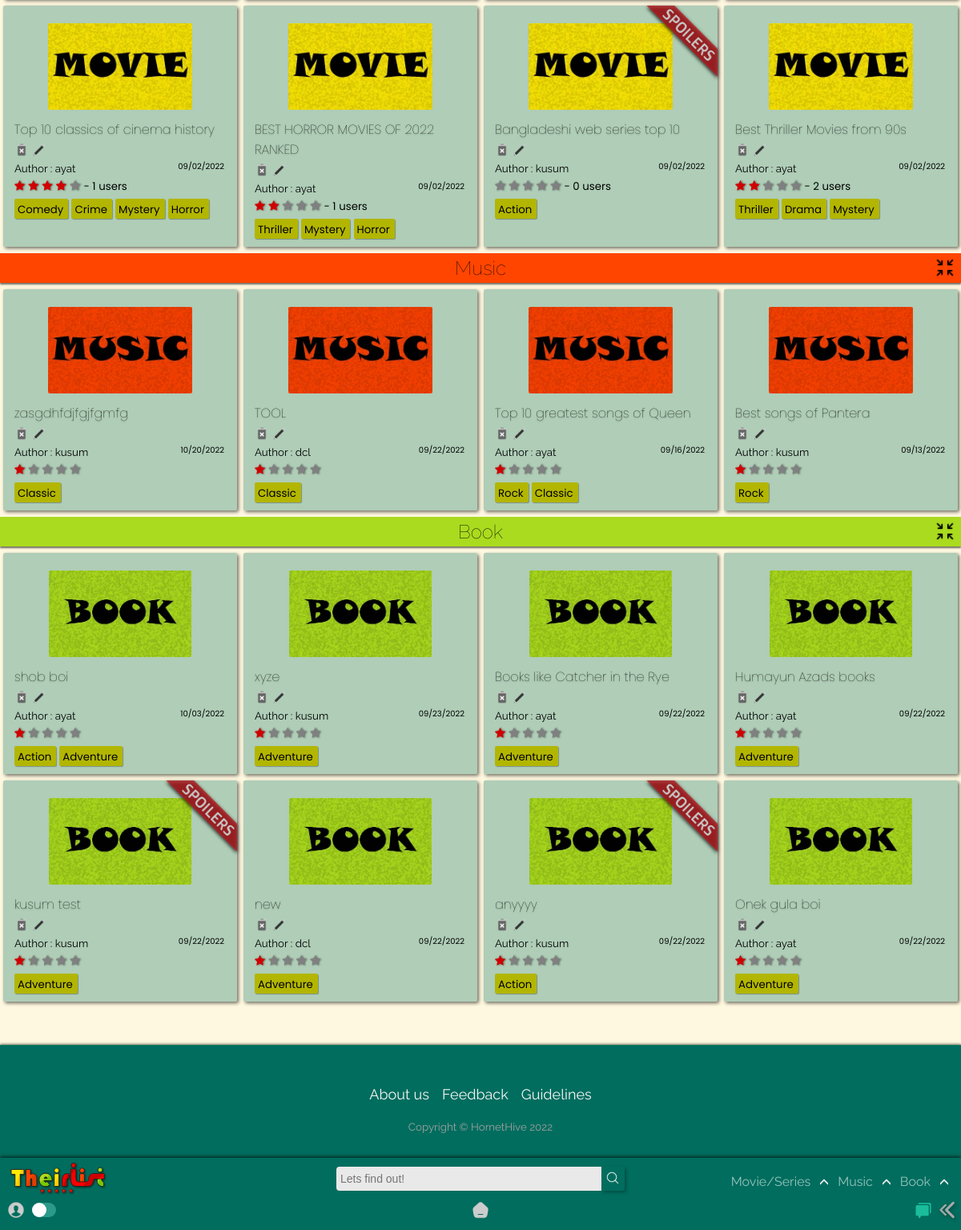
/home/all (lower part), run on an earlier commit of the app's database.
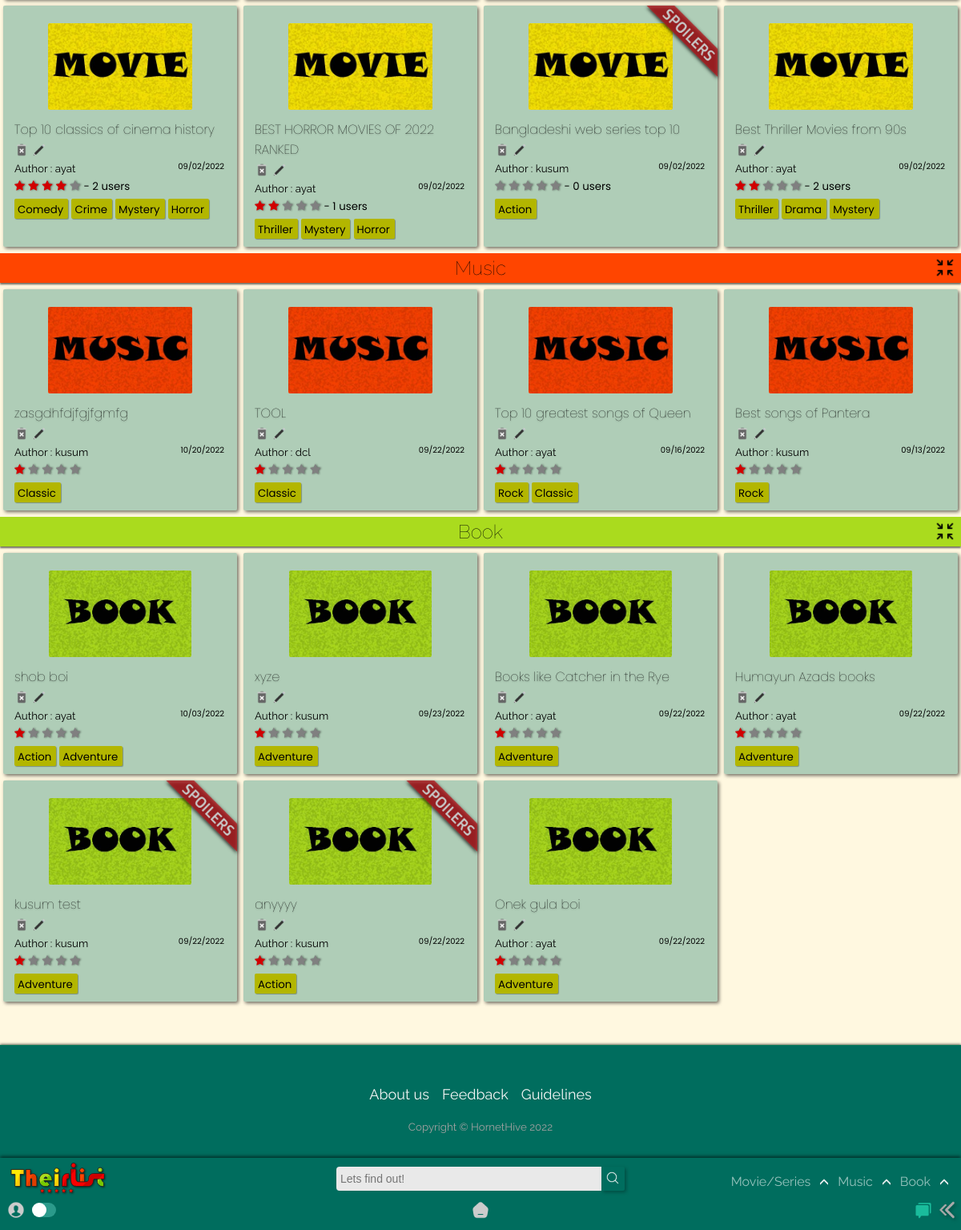
And on a later commit of the database.
### app/models.py (models this page shows, shortened)
class List(models.Model):
    title = models.CharField(max_length=120)
    genre = models.ManyToManyField('Genre')
    creator = models.ForeignKey(User,on_delete=models.SET_NULL,blank=True, null=True)
    posted = models.DateTimeField(auto_now_add=True)
    content = RichTextField(null=True,default=' ')
    type = models.CharField(max_length=10,default="Movie")
    spoiler_choices = [(False, 'No'),(True, 'Yes')]
    spoiler = models.BooleanField(default=False,null=True, choices = spoiler_choices)
    slug = models.SlugField(max_length= 300,null=True, blank = True, unique=True)
    def average_rating(self) -> float:
        return Starr.objects.filter(list=self).aggregate(Avg("rate"))["rate__avg"] or 0
    def count_rating(self):
        return Starr.objects.filter(list=self).count()

class Genre(models.Model):
    name = models.CharField(max_length=150)
    def __str__(self):
        return self.name

class MusicList(models.Model):
    title = models.CharField(max_length=120)
    genre = models.ManyToManyField('MusicGenre')
    creator = models.ForeignKey(User,on_delete=models.SET_NULL,blank=True, null=True)
    posted = models.DateTimeField(auto_now_add=True)
    content = RichTextField(null=True,default=' ')
    type = models.CharField(max_length=10,default="Music")
    spoiler_choices = [(False, 'No'),(True, 'Yes')]
    spoiler = models.BooleanField(default=False,null=True, choices = spoiler_choices)
    slug = models.SlugField(max_length= 300,null=True, blank = True, unique=True)

class MusicGenre(models.Model):
    name = models.CharField(max_length=150)
    def __str__(self):
        return self.name

class BookList(models.Model):
    title = models.CharField(max_length=120)
    creator = models.ForeignKey(User,on_delete=models.SET_NULL,blank=True, null=True)
    genre = models.ManyToManyField('BookGenre')
    posted = models.DateTimeField(auto_now_add=True)
    content = RichTextField(null=True,default=' ')
    type = models.CharField(max_length=10,default="book")
    spoiler_choices = [(False, 'No'),(True, 'Yes')]
    spoiler = models.BooleanField(default=False,null=True, choices = spoiler_choices)
    slug = models.SlugField(max_length= 300,null=True, blank = True, unique=True)

class BookGenre(models.Model):
    name = models.CharField(max_length=150)
    def __str__(self):
        return self.name

### app/views.py (the view)
# urls.py: path('all',views.all, name='all'),
def all(request):
    movie = List.objects.filter(posted__gte=timezone.now() - timedelta(days=5000)).all().order_by("-id")
    music = MusicList.objects.filter(posted__gte=timezone.now() - timedelta(days=5000)).all().order_by("-id")
    book = BookList.objects.filter(posted__gte=timezone.now() - timedelta(days=5000)).all().order_by("-id")
    allPosts = list(movie)
    p = Paginator(allPosts, 2)
    allPostsmusic = list(music)
    allPostsbook = list(book)
    if request.user.is_authenticated:
        madefmovies = List.objects.filter(genre__id__in= request.user.profile.fav_movie_genre.all().values_list("id", flat=True))
        madefmusic = MusicList.objects.filter(genre__id__in= request.user.profile.fav_music_genre.all().values_list("id", flat=True))
        madefbooks = BookList.objects.filter(genre__id__in= request.user.profile.fav_Book_genre.all().values_list("id", flat=True))
        params = {'allPosts' : allPosts, 'allPostsmusic' : allPostsmusic, 'allPostsbook' : allPostsbook, 'madefmovies' : madefmovies, 'madefmusic' : madefmusic, 'madefbooks' : madefbooks}
    else:
        madefmovies = "nono"
        madefmusic = "nono"
        madefbooks = "nono"
        params = {'allPosts' : allPosts, 'allPostsmusic' : allPostsmusic, 'allPostsbook' : allPostsbook}
    return render(request, 'app/all.html', params)

### templates/app/all.html (shortened to what the changed rows need)
{% extends "index.html" %}
{% load static %}
{% block content %}
<section>
  <div class="contain-sec movie-contain main-sec" id="contain-sec">
    {% for lola in allPosts %}
    <div class="elements">
      <div class="thumb">
        <img src="{% static 'app/images/movie-poster.jpg' %}" width="100px" />
      </div>
      {% if lola.spoiler == True %}
      <div class="spoiler"><img src="{% static 'app/images/spoilerr.png' %}" width="100px" /></div>
      {% endif %}
      <div class="Title">
        <a href="{% url 'app:list_detail' lola.slug %}"><h4 class="tit" id="tit">{{lola.title}}</h4></a>
        {% if user.id == lola.creator.id %}
        <a href="{% url 'app:delete_movie' lola.slug %}"><img src ="{% static 'app/images/delete.png' %}"></a>
        <a href="{% url 'app:update_list' lola.slug %}"><img src ="{% static 'app/images/edit.png' %}"></a>
        {% else %}
        <img src ="{% static 'app/images/delete-dis.png' %}">
        <img src ="{% static 'app/images/edit-dis.png' %}">
        {% endif %}
      </div>
      <div class="Author">
        <small>Author : {{lola.creator.username}}<span>{{lola.posted|date:"SHORT_DATE_FORMAT"}}</span></small>
      </div>
      <div class="rating">
        <span class="star-headline">
          <span class="fa fa-star {% if lola.average_rating > 0 %} checked {% endif %}"></span>
          <span class="fa fa-star {% if lola.average_rating > 1 %} checked {% endif %}"></span>
          <span class="fa fa-star {% if lola.average_rating > 2 %} checked {% endif %}"></span>
          <span class="fa fa-star {% if lola.average_rating > 3 %} checked {% endif %}" ></span>
          <span class="fa fa-star {% if lola.average_rating > 4 %} checked {% endif %}"></span>
        </span>
        <small> - {{lola.count_rating}} users</small>
      </div>
        {% for tag in lola.genre.all %}
        <div class="Genre">
          <a href="{% url 'app:film' query=tag %}">
            <small>{{ tag }}</small>
          </a>
        </div>
          {% empty %}
          No tags!
        {% endfor %}
    </div>
    {% endfor %}
  </div>
  <div class="headline headline-middle" id="headline-middle"><div class="head-cont-all" ><h1 class="headline-all">Music</h1></div></div>
  <div class="contain-sec music-contain main-sec2" id="contain-sec2">
    {% for lola in allPostsmusic %}
    <div class="elements">
      <div class="thumb">
        <img src="{% static 'app/images/music-poster.jpg' %}" width="100px" />
      </div>
      <div class="Title">
        <a href="{% url 'app:musiclist_detail' lola.slug %}"><h4 class="tit">{{lola.title}}</h4></a>
        {% if user.id == lola.creator.id %}
        <a href="{% url 'app:delete_music' lola.slug %}"><img src ="{% static 'app/images/delete.png' %}"></a>
        <a href="{% url 'app:update_musiclist' lola.slug %}"><img src ="{% static 'app/images/edit.png' %}"></a>
        {% else %}
        <img src ="{% static 'app/images/delete-dis.png' %}">
        <img src ="{% static 'app/images/edit-dis.png' %}">
        {% endif %}
      </div>
      <div class="Author">
        <small>Author : {{lola.creator.username}}<span>{{lola.posted|date:"SHORT_DATE_FORMAT"}}</span></small>
      </div>
      <div class="rating">
        <span class="star-headline">
        <span class="fa fa-star checked"></span>
        <span class="fa fa-star"></span>
        <span class="fa fa-star"></span>
        <span class="fa fa-star"></span>
        <span class="fa fa-star"></span>
        </span>
      </div>
        {% for tag in lola.genre.all %}
        <div class="Genre">
          <a href="{% url 'app:music' query=tag %}">
            <small>{{ tag }}</small>
          </a>
        </div>
          {% empty %}
          No tags!
        {% endfor %}
    </div>
    {% endfor %}
  </div>
  <div class="headline headline-bottom" id="headline-bottom"><div class="head-cont-all" ><h1 class="headline-all">Book</h1></div></div>
  <div class="contain-sec book-contain main-sec3" id="contain-sec3">
    {% for lola in allPostsbook %}
    <div class="elements">
      <div class="thumb">
        <img src="{% static 'app/images/book-poster.jpg' %}" width="100px" />
      </div>
      {% if lola.spoiler == True %}
      <div class="spoiler"><img src="{% static 'app/images/spoilerr.png' %}" width="100px" /></div>
      {% endif %}
      <div class="Title">
        <a href="{% url 'app:booklist_detail' lola.slug %}"><h4 class="tit">{{lola.title}}</h4></a>
        {% if user.id == lola.creator.id %}
        <a href="{% url 'app:delete_book' lola.slug %}"><img src ="{% static 'app/images/delete.png' %}"></a>
        <a href="{% url 'app:update_booklist' lola.slug %}"><img src ="{% static 'app/images/edit.png' %}"></a>
        {% else %}
        <img src ="{% static 'app/images/delete-dis.png' %}">
        <img src ="{% static 'app/images/edit-dis.png' %}">
        {% endif %}
      </div>
      <div class="Author">
        <small>Author : {{lola.creator.username}}<span>{{lola.posted|date:"SHORT_DATE_FORMAT"}}</span></small>
      </div>
      <div class="rating">
        <span class="star-headline">
        <span class="fa fa-star checked"></span>
        <span class="fa fa-star"></span>
        <span class="fa fa-star"></span>
        <span class="fa fa-star"></span>
        <span class="fa fa-star"></span>
        </span>
      </div>
        {% for tag in lola.genre.all %}
        <div class="Genre">
          <a href="{% url 'app:book' query=tag %}">
            <small>{{ tag }}</small>
          </a>
        </div>
          {% empty %}
          No tags!
        {% endfor %}
    </div>
    {% endfor %}
  </div>
</section>
{% endblock content %}

What changed in the data, as far as the page shows it:
removed BookList: title "new", creator.username "dcl", posted "09/22/2022", BookGenre (name "Adventure")
computed for List "Top 10 classics of cinema history": count_rating "1" → "2"
